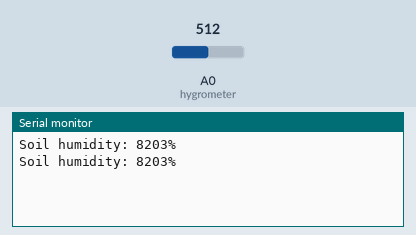
Simulated run of this sketch. Board: Arduino Uno, built with avr-gcc and run on an emulated ATmega328P. On the bench: the last lines printed to the serial monitor. The test bench sets the inputs (shaded band); at power-on: A0 (hygrometer) = 512.

Above: at 2.8 s.
2.9 s: A0 (hygrometer) set to 716
At 5.2 s:
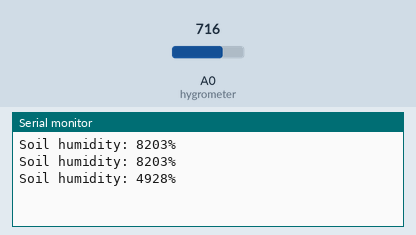
5.6 s: A0 (hygrometer) set to 900
At 7.0 s:
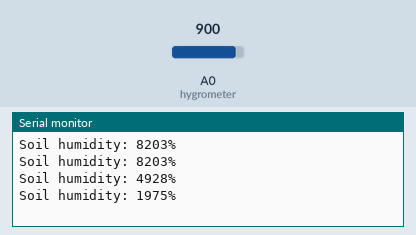
Timing chart, 0 to 8.6 s (numbered marks = the images above; inputs shaded):
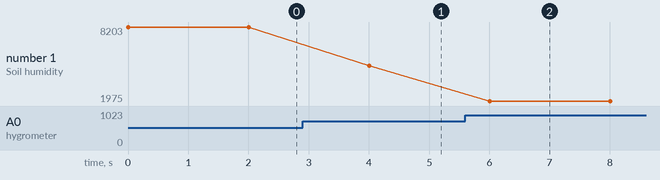

The sketch:

hygr_test.ino
```cpp
/*  Arduino Tutorial - How to use a Soil Hygrometer Module
  Dev: Michalis Vasilakis // Date: 18/05/2016 // www.ardumotive.com */


//Constants
const int hygrometer = A0;  //Hygrometer sensor analog pin output at pin A0 of Arduino
//Variables
int value;

void setup(){

  Serial.begin(9600);
}

void loop(){

  // When the plant is watered well the sensor will read a value 380~400, I will keep the 400
  // value but if you want you can change it below.

  value = analogRead(hygrometer);   //Read analog value
  value = constrain(value,400,1023);  //Keep the ranges!
  value = map(value,400,1023,10000,0);  //Map value : 400 will be 100 and 1023 will be 0
  Serial.print("Soil humidity: ");
  Serial.print(value);
  Serial.println("%");
  delay(2000); //Read every 2 sec.
}
```

Measured:
- after the input at 2.9 s, the serial monitor: prints a new line after 1.1 s (image 1)
- after the input at 5.6 s, the serial monitor: prints a new line after 0.40 s (image 2)
- plotted number 1: 8203 → 4928 after the input at 2.9 s, 4928 → 1975 after the input at 5.6 s
